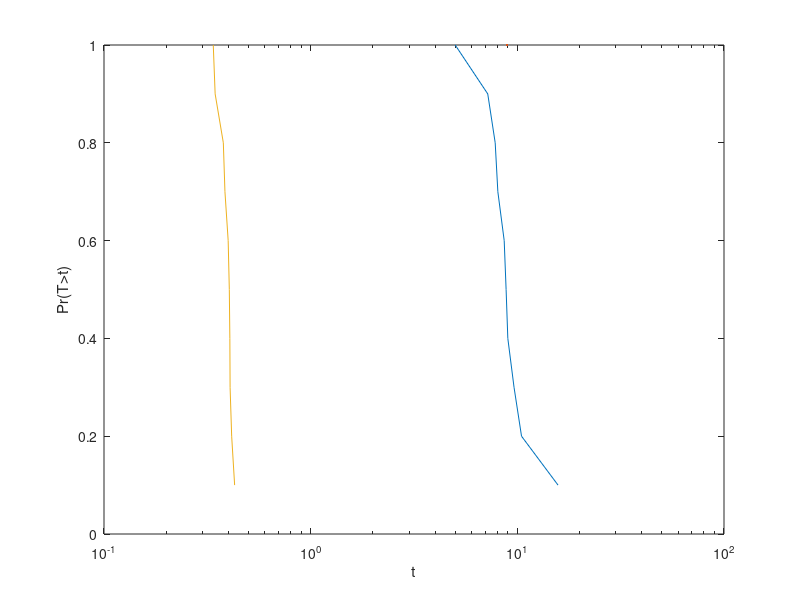

The MATLAB source for this figure: (Note: this script raises an error after producing the figure.)
clc
clear all
close all

load('allAtOne.mat');
semilogx(x,Yccdf);

xlim([0.1,100]);
xlabel('t');
ylabel('Pr(T>t)');
hold on

load('uncoded.mat');
semilogx(x,Yccdf);

load('fastFR_RR.mat');
semilogx(x,Yccdf);

load('BCC.mat');
semilogx(x,Yccdf);

load('fastLT.mat');
semilogx(x,Yccdf);

load('SR.mat');
semilogx(x,Yccdf);

legend('One','Unc','Rep','BCC','LT','SR');